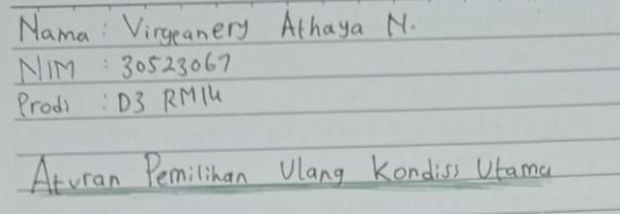
#> input picture src/input_image/niat_cropped.jpeg, 620 x 214 px
$ python line_detection.py
#> lines starting #> are read from the running program, lines starting #| are printed output that depends on the picture; after the words box and inside, x2 and y2 are one past the last pixel; in counts of white or black regions, pixels touching at a corner belong together
### src/text_segmentation_new.py
import cv2
import numpy as np
import matplotlib.pyplot as plt
import math

image_path = "input_image/cursive.png"

# IMAGE PREPROCESSING
def preprocess_image(image):
    """Converts image to grayscale, applies thresholding, and removes noise."""

    # Step 1: Apply Gaussian Blur to reduce noise
    blurred = cv2.GaussianBlur(image, (3, 3), 0)

    # Step 2: Adaptive Thresholding for binarization
    binary = cv2.adaptiveThreshold(blurred, 255, cv2.ADAPTIVE_THRESH_GAUSSIAN_C,
                                   cv2.THRESH_BINARY_INV, 31, 10)

    # Step 3: Remove horizontal notebook lines using morphological operations
    kernel = np.ones((1, 50), np.uint8)  # Horizontal kernel
    lines = cv2.morphologyEx(binary, cv2.MORPH_OPEN, kernel, iterations=2)

    # Step 4: Subtract detected lines from the binary image
    cleaned = cv2.subtract(binary, lines)

    return cleaned

# [323 lines left out: functions add_padding_to_image, apply_dt_and_watershed, get_bounding_boxes, filter_noise, sort_bounding_boxes, merge_close_bounding_boxes and 5 more, not called in this run]

# if __name__ == "__main__":
#     image = cv2.imread(image_path, cv2.IMREAD_GRAYSCALE)

def detect_and_plot_characters(image):
    bin_img = preprocess_image(image)
    plt.imshow(bin_img, cmap="gray")
    plt.title("Preprocessed Image")
    plt.show()

    # Add padding to the image to ensure characters near edges are not cut off
    padded_image = add_padding_to_image(bin_img, padding=4)
    plt.imshow(padded_image, cmap="gray")
    plt.title("Padded Image")
    plt.show()

    # Apply Distance Transform and Watershed to split characters
    bin_img, color_img = apply_dt_and_watershed(padded_image)

    # Assuming binary_watershed is the segmented image from watershed
    bounding_boxes = get_bounding_boxes(bin_img)

    image_bounded_before = draw_bounding_boxes(color_img.copy(), bounding_boxes)
    plt.imshow(image_bounded_before)
    plt.title("Bounding Boxes on Color Image before Processed")
    plt.show()

    print(f"Before merging: {len(bounding_boxes)}")

    lines, sorted_boxes = sort_bounding_boxes(bounding_boxes)

    merged_boxes = merge_close_bounding_boxes(sorted_boxes, merge_threshold=3)

    mergeclose_image = draw_bounding_boxes(color_img.copy(), merged_boxes)
    plt.imshow(mergeclose_image)
    plt.title("Merge close Bounding Boxes ")
    plt.show()

    merged_boxes = filter_noise(merged_boxes, 2)
    merged_boxes = merge_vertical_bounding_boxes(merged_boxes, vertical_threshold=3)
    mergevert_image = draw_bounding_boxes(color_img.copy(), merged_boxes)
    plt.imshow(mergevert_image)
    plt.title("Merge vert Bounding Boxes ")
    plt.show()

    final_boxes = filter_noise(merged_boxes)

    print(f"After merging: {len(final_boxes)}")
    # Draw bounding boxes based on the binary watershed result
    final_image = draw_bounding_boxes(color_img.copy(), final_boxes)

    plt.imshow(final_image)
    plt.title("Bounding Boxes on Color Image after Processed")
    plt.show()

    segments = prepare_segments(padded_image, final_boxes, target_size=(64, 64))
    plot_segments(segments)

# [3 lines that do not run on import are left out]

### src/line_detection.py
import cv2
import numpy as np
import matplotlib.pyplot as plt
import math
import text_segmentation_new as tsn
from pprint import pprint

image_path = "input_image/niat_cropped.jpeg"


def preprocess_image(image):
    """Converts an image to grayscale, applies thresholding, and removes noise."""
    # gray = cv2.cvtColor(image, cv2.COLOR_BGR2GRAY)  # Convert to grayscale
    _, binary = cv2.threshold(image, 150, 255, cv2.THRESH_BINARY_INV)  # Thresholding
    kernel = np.ones((1, 1), np.uint8)
    clean = cv2.morphologyEx(binary, cv2.MORPH_CLOSE, kernel)  # Noise removal
    return clean

def detect_words(image, min_word_height=5, min_word_ratio=1.5, max_word_ratio=5.0):
    """Detects words in a preprocessed image and returns a structured format preserving line breaks."""
    contours, _ = cv2.findContours(image, cv2.RETR_EXTERNAL, cv2.CHAIN_APPROX_SIMPLE)

    words = []
    lines = []
    prev_y = None

    for cnt in contours:
        x, y, w, h = cv2.boundingRect(cnt)  # Get bounding box

        # Filter out "thin" lines (height threshold)
        # Calculate the width-to-height ratio
        aspect_ratio = w / h

        if h < min_word_height :
            continue  # Skip this bounding box as it's too thin to be a word

        if aspect_ratio > min_word_ratio:
                continue  # Skip this bounding box if it's too extreme (resembles a line)

        if prev_y is not None and abs(y - prev_y) > h * 1:
            words.append(lines)  # Append previous line
            lines = []  # Start a new line

        lines.append((x, y, w, h))  # Save word position
        prev_y = y  # Update previous Y position

    if lines:
        words.append(lines)  # Append last line

    img_copy = cv2.cvtColor(image, cv2.COLOR_GRAY2BGR)

    colors = [(255, 0, 0), (0, 255, 0), (0, 0, 255)]
    for line_idx, line in enumerate(words):
        color = colors[line_idx % len(colors)]  # Cycle colors for each line
        for (x, y, w, h) in line:
            cv2.rectangle(img_copy, (x, y), (x + w, y + h), color, 2)

    # Show the detected words
    cv2.imshow("Detected Words", img_copy)
    cv2.waitKey(0)
    cv2.destroyAllWindows()

    return words  # Returns words structured in lines

def structure_text(words, space_threshold=15, vertical_threshold=1):
    """Converts bounding box data into a readable format for later processing."""
    structured_text = []

    for line in words:
        word_images = []
        current_cluster = []  # To hold words that should be merged together
        for i, (x, y, w, h) in enumerate(sorted(line, key=lambda b: b[0])):  # Sort words by x coordinate
            if not current_cluster:
                current_cluster.append((x, y, w, h))  # Add the first word to the cluster
            else:
                prev_x, prev_y, prev_w, prev_h = current_cluster[-1]
                if x - (prev_x + prev_w) <= space_threshold: #and y - (prev_y + prev_h) < vertical_threshold:  # Merge if space is small enough
                    # Merge the bounding boxes by extending the width of the current cluster
                    new_x = min(prev_x, x)
                    new_y = min(prev_y, y)
                    new_w = max(prev_x + prev_w, x + w) - new_x
                    new_h = max(prev_y + prev_h, y + h) - new_y
                    current_cluster[-1] = (new_x, new_y, new_w, new_h)
                else:
                    # If the gap is too large, finalize the current cluster and start a new one
                    word_images.append(current_cluster[-1])
                    current_cluster = [(x, y, w, h)]  # Start a new cluster

        if current_cluster:  # Don't forget to add the last cluster
            word_images.append(current_cluster[-1])

        structured_text.append(word_images)

    return structured_text


def process_words(image, structured_text):
    """Extracts words from the image and sends them to the character detection function."""
    for line in structured_text:
        for (x, y, w, h) in line:  # Directly unpack word bounding boxes
            word_img = image[y:y+h, x:x+w]  # Crop the word

            # Ensure valid crop
            if word_img.size == 0:
                continue

            cv2.imshow("Word to be fed into detection", word_img)
            cv2.waitKey(0)  # Show for 500ms
            # detect_and_plot_characters(word_img)  # Pass to your function

    cv2.destroyAllWindows()
    tsn.detect_and_plot_characters(word_img)  # Process the word

def flip_lines(structured_text):
    """Reverses the order of lines in the structured text while keeping words in order."""
    return structured_text[::-1]  # Reverse the list of lines


## PLOTTING AREA

def plot_structured_text(image, structured_text):
    img_copy = cv2.cvtColor(image, cv2.COLOR_GRAY2BGR)
    colors = [(255, 0, 0), (0, 255, 0), (0, 0, 255)]  # Different colors for each line

    for line_idx, line in enumerate(structured_text):
        color = colors[line_idx % len(colors)]  # Cycle colors for each line
        for (x, y, w, h) in line:
            cv2.rectangle(img_copy, (x, y), (x + w, y + h), color, 1)

    cv2.imshow("Structured Text with Line Breaks", img_copy)
    cv2.waitKey(0)
    cv2.destroyAllWindows()


if __name__ == "__main__":
    image_original = cv2.imread(image_path)
#> image_original is the input picture: shape (214, 620, 3); mean B, G, R 190.1, 189.9, 183.6
    image_grayscale = cv2.imread(image_path, cv2.IMREAD_GRAYSCALE)
#> image_grayscale: shape (214, 620); min 78, max 214, mean 187.9
    plt.imshow(image_grayscale)
    plt.title("Unprocessed Image")
    plt.show()


    image = preprocess_image(image_grayscale)
#> in preprocess_image, `_, binary = cv2.threshold(image, 150, 255, cv2.THRESH_BINARY_INV)`:
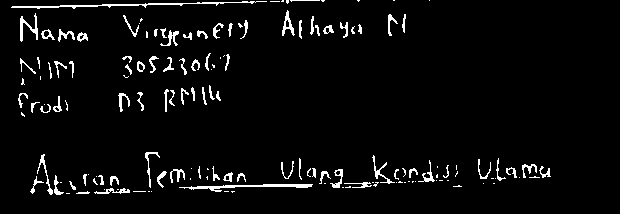
#> binary: shape (214, 620); 4.2% white in thin lines or dots, all inside (x1, y1, x2, y2) = (11, 0, 551, 195)
    plt.imshow(image)
    plt.title("Preprocessed Image")
    plt.show()


    words_detected = detect_words(image)
#> in detect_words, `contours, _ = cv2.findContours(image, cv2.RETR_EXTERNAL, cv2.CHAIN_APP..`: contours = 149 contours, 92 with area under 20; largest, box (x1, y1, x2, y2) and area: (179, 184, 313, 192) 234, (11, 1, 267, 9) 219, (20, 13, 38, 42) 112, (282, 10, 295, 36) 109, (330, 169, 343, 188) 76
#> the loop in detect_words, `for cnt in contours:` made 149 passes
#> (x, y, w, h, aspect_ratio) on passes 4, 7, 9, 10, 12, 13, 14, 16, 19, 22, 24, 27: (151, 191, 1, 1, 1), (76, 191, 14, 3, 4.67), (104, 189, 1, 1, 1), (94, 188, 36, 6, 6), (345, 186, 6, 2, 3), (453, 185, 9, 2, 4.5), (179, 184, 134, 8, 16.75), (483, 183, 1, 1, 1), (396, 182, 1, 1, 1), (344, 182, 28, 6, 4.67), (415, 181, 1, 1, 1), (398, 181, 5, 2, 2.5)
#> (cnt, x, y, w, h, aspect_ratio) on passes 1, 2, 3, 5, 6, 8: ([[66, 193], [69, 193]], 66, 193, 4, 1, 4), ([[231, 191], [232, 192], [233, 191], [234, 191]], 231, 191, 4, 2, 2), ([[224, 191], [228, 191]], 224, 191, 5, 1, 5), ([[148, 191], [149, 191]], 148, 191, 2, 1, 2), ([[133, 191], [145, 191]], 133, 191, 13, 1, 13), ([[117, 189], [118, 189]], 117, 189, 2, 1, 2)
#> after the loop in detect_words, `for cnt in contours:`: words = 3 items
#> the loop in detect_words, `for line_idx, line in enumerate(words):` made 4 passes
#> color on passes 1 to 4: (255, 0, 0), (0, 255, 0), (0, 0, 255), (255, 0, 0)
#> after the loop in detect_words, `for line_idx, line in enumerate(words):`:
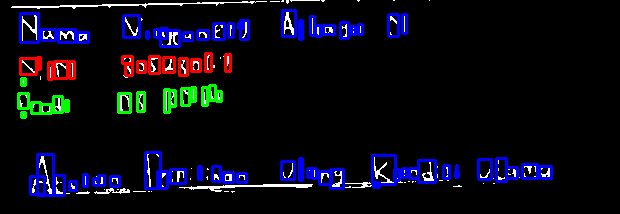
#> img_copy: shape (214, 620, 3); mean B, G, R 21.8, 10.1, 10.1
#> words_detected = 4 items

    print("words detected")
    pprint(words_detected)
#> (printed output is left out)

    structured_text = structure_text(words_detected)
#> the loop in structure_text, `for line in words:` made 4 passes
#> structured_text = 4 items
    print("structured text")
    pprint(structured_text)
#| [[(30, 154, 89, 41),
#|   (145, 152, 101, 36),
#|   (281, 158, 62, 30),
#|   (372, 155, 86, 32),
#|   (478, 158, 73, 23)],
#|  [(18, 78, 50, 39), (118, 92, 26, 20), (164, 85, 57, 27)],
#|  [(20, 57, 54, 22), (122, 53, 108, 22)],
#|  [(20, 13, 68, 29), (123, 15, 125, 31), (282, 10, 80, 29), (388, 14, 18, 22)]]

    plot_structured_text(image, structured_text)
#> the loop in plot_structured_text, `for line_idx, line in enumerate(structured_text):` made 4 passes
#> (line, color) on passes 2 to 3: ([(18, 78, 50, 39), (118, 92, 26, 20), (164, 85, 57, 27)], (0, 255, 0)), ([(20, 57, 54, 22), (122, 53, 108, 22)], (0, 0, 255))
#> after the loop in plot_structured_text, `for line_idx, line in enumerate(structured_text):`:
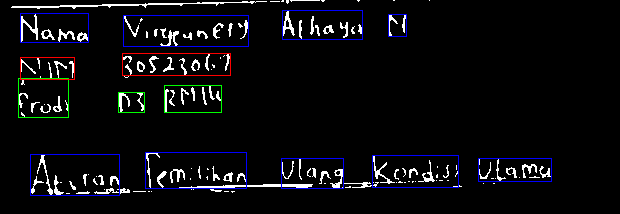
#> img_copy: shape (214, 620, 3); mean B, G, R 14.1, 11.2, 11.1

    process_words(image_original, flip_lines(structured_text))
#> the loop in process_words, `for line in structured_text:` made 4 passes
#> line on passes 2 to 3: [(20, 57, 54, 22), (122, 53, 108, 22)], [(18, 78, 50, 39), (118, 92, 26, 20), (164, 85, 57, 27)]
#> pass 1, in process_words, `cv2.imshow("Word to be fed into detection", word_img)`:
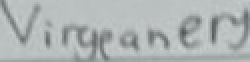
#> window 'Word to be fed into detection': shape (31, 125, 3) (shown 2 times larger); mean B, G, R 179.9, 179.8, 174
#> pass 1, in process_words, `cv2.imshow("Word to be fed into detection", word_img)`:
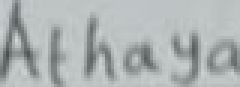
#> window 'Word to be fed into detection': shape (29, 80, 3) (shown 3 times larger); mean B, G, R 179.7, 179.5, 173.6
#> pass 2, in process_words, `cv2.imshow("Word to be fed into detection", word_img)`:
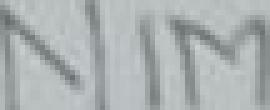
#> window 'Word to be fed into detection': shape (22, 54, 3) (shown 5 times larger); mean B, G, R 178.1, 177.5, 171.7
#> in preprocess_image, `blurred = cv2.GaussianBlur(image, (3, 3), 0)`:
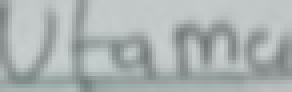
#> blurred: shape (23, 73, 3) (shown 4 times larger); mean of channels 0, 1, 2 178.1, 178.5, 171.3; drawn as B, G, R
#> (the run stopped early here; a loop or call above may not have finished)
